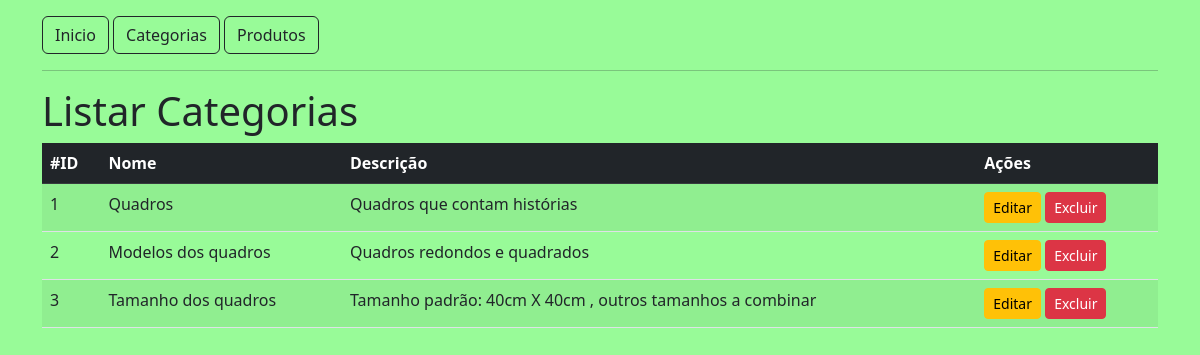
Screenshot of /categorias with the database file from the repository.
### tables this page shows
CREATE TABLE tb_category (
  id INT(100) NOT NULL PRIMARY KEY AUTO_INCREMENT,
  name VARCHAR(100) NOT NULL,
  description VARCHAR(100) NOT NULL
 
);

### src/Controller/AbstractController.php (called while the page is built, shortened)
<?php
abstract class AbstractController
{
    public function render(string $viewName, $data = null): void
    {
        include dirname(__DIR__). '/View/_partials/head.php';
        include dirname(__DIR__)."/View/{$viewName}.php";
        include dirname(__DIR__). '/View/_partials/footer.php';
    }
}

### src/Controller/CategoryController.php (called while the page is built, shortened)
<?php
class CategoryController extends AbstractController
{
    public function listAction(): void
    {
        $con = Connection::getConnection();
        $result = $con->prepare('SELECT * FROM tb_category');
        $result->execute();
        parent::render('category/list', $result);
    }
}

### public/index.php (called while the page is built, shortened)
<?php
$url = explode('?' , $_SERVER['REQUEST_URI'])[0];
$routes = include '../config/routes.php';
$methodName = $routes[$url] ['method'];
(new $controllerName())-> $methodName();

### src/View/category/list.php (the view)
<h1>Listar Categorias</h1>
<table class="table table-hover table-striped">
    <thead class="table-dark">
        <tr>
            <th>#ID</th>
            <th>Nome</th>
            <th>Descrição</th>
            <th>Ações</th>
        </tr>
    </thead>
    <tbody>
        <?php
            while ($category = $data->fetch(\PDO::FETCH_ASSOC)){
                extract($category);
                echo '<tr>';
                    echo "<td>{$id}</td>";
                    echo "<td>{$name}</td>";;
                    echo "<td>{$description}</td>";;
                    echo "<td>
                        <a href='/categorias/editar?id={$id}' class='btn btn-warning btn-sm'>Editar</a>
                        <a href='/categorias/excluir?id={$id}' class='btn btn-danger btn-sm'>Excluir</a>
                    </td>";
                echo '</tr>';
            }
        ?>
    </tbody>
</table>

### src/View/_partials/head.php (shortened to what this page needs)
<!DOCTYPE html>
<html lang="pt-br">
    <head>
        <link href="https://cdn.jsdelivr.net/npm/bootstrap@5.2.0-beta1/dist/css/bootstrap.min.css" rel="stylesheet">
    </head>
    <body class="container " style="background-color:#98FB98;">
        <nav class='mt-3'>
            <a href="/" class="btn btn-outline-dark">Inicio</a>
            <a href="/categorias" class="btn btn-outline-dark">Categorias</a>
            <a href="/produtos" class="btn btn-outline-dark">Produtos</a>
        </nav>
        <hr>
    </body>
</html>

### src/View/_partials/footer.php
</body>
</html>

### rows the page displays
tb_category: id "1", name "Quadros", description "Quadros que contam histórias"
tb_category: id "2", name "Modelos dos quadros", description "Quadros redondos e quadrados"
tb_category: id "3", name "Tamanho dos quadros", description "Tamanho padrão: 40cm X 40cm , outros tamanhos a combinar"
